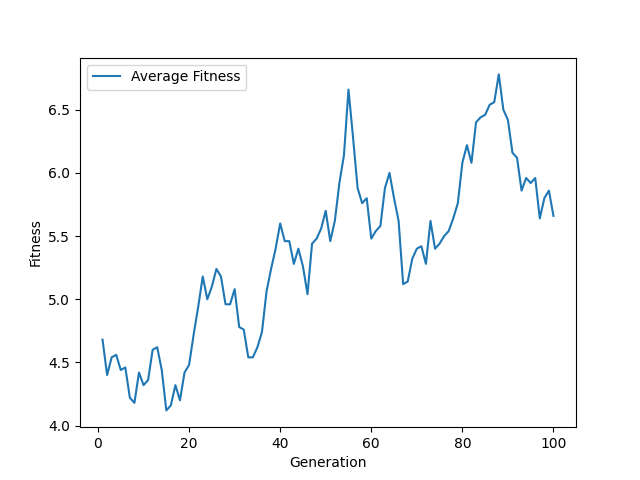

Generate this figure with Python:
import numpy as np 
import matplotlib.pyplot as plt 

# Calculate fitness
def fitness_function(individual):
    if sum(individual) == 0:
        return 2 * len(individual)
    else: 
        return sum(individual)
    
# One-point crossover
def crossover(parent1, parent2):
    crossover_point = np.random.randint(1, len(parent1) - 1)
    child1 = np.concatenate((parent1[:crossover_point], parent2[crossover_point:]))
    child2 = np.concatenate((parent2[:crossover_point], parent1[crossover_point:]))
    return child1, child2

# Mutation
def mutate(individual, mutation_rate, chromosome_length):
    mutated_individual = individual.copy()
    for i in range(len(mutated_individual)):
        if np.random.rand() < mutation_rate:
            mutated_individual[i] = 1 - mutated_individual[i]


    if len(mutated_individual) < chromosome_length:
            mutated_individual = np.concatenate((mutated_individual, np.zeros(chromosome_length - len(mutated_individual), dtype=int)))
    elif len(mutated_individual) > chromosome_length:
            mutated_individual = mutated_individual[:chromosome_length]
    return mutated_individual
        
# Genetic algorithm
def genetic_algorithm(population_size, chromosome_length, generations, crossover_rate, mutation_rate):
    population = np.random.randint(0, 2, size=(population_size, chromosome_length))
    avg_fitness_over_time = []

    for generation in range(generations):
        # Calculate fitness for each individual
        fitness_values = np.array([fitness_function(individual) for individual in population])

        selected_indices = np.random.choice(range(population_size), size=population_size, replace=True)
        selected_population = population[selected_indices]

        # Do crossover
        new_population = []
        for i in range(0, population_size, 2):
            parent1, parent2 = selected_population[i], selected_population[i + 1]
            if np.random.rand() < crossover_rate:
                child1, child2 = crossover(parent1, parent2)
                max_len = max(len(child1), len(child2))
                child1 = np.concatenate((child1, np.zeros(max_len - len(child1), dtype=int)))
                child2 = np.concatenate((child2, np.zeros(max_len - len(child2), dtype=int)))
            else:
                child1, child2 = parent1.copy(), parent2.copy()
            new_population.extend([child1, child2])

        # Do mutation
        for i in range(len(new_population)):
            new_population[i] = mutate(new_population[i], mutation_rate, chromosome_length)

        population = np.array(new_population)

        # Calculate and store average fitness
        avg_fitness = np.mean(fitness_values)
        avg_fitness_over_time.append(avg_fitness)

        print(f"Generation {generation + 1}: Average Fitness = {avg_fitness}")

    return avg_fitness_over_time

population_size = 50  
chromosome_length = 10
generations = 100
crossover_rate = 0.8
mutation_rate = 0.01
item_count = 20
bin_capacity = 80

# Run the genetic algorithm
avg_fitness_over_time = genetic_algorithm(population_size, chromosome_length, generations, crossover_rate, mutation_rate )

# Print the lengths
print(len(range(1, generations + 1)))
print(len(avg_fitness_over_time))

# Plot results
plt.plot(range(1, generations + 1), avg_fitness_over_time, label='Average Fitness')
plt.xlabel('Generation')
plt.ylabel('Fitness')
plt.legend()
plt.show()
